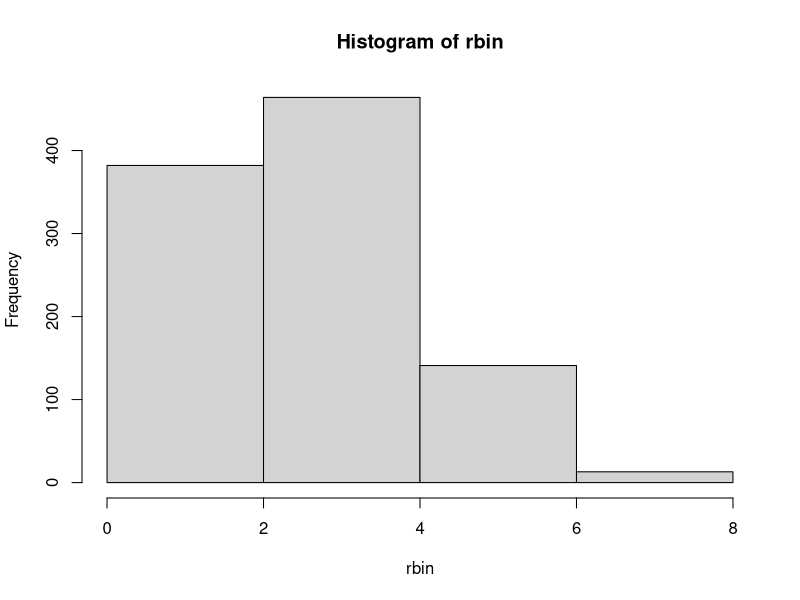
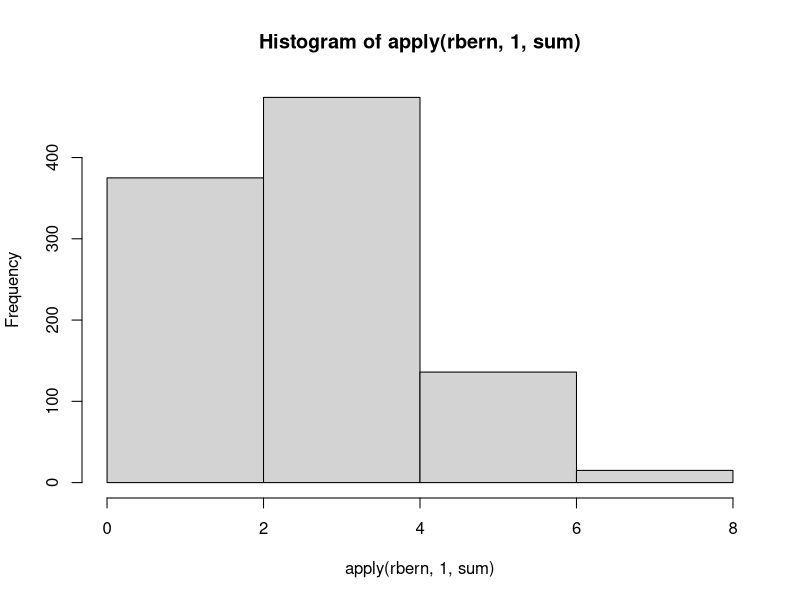
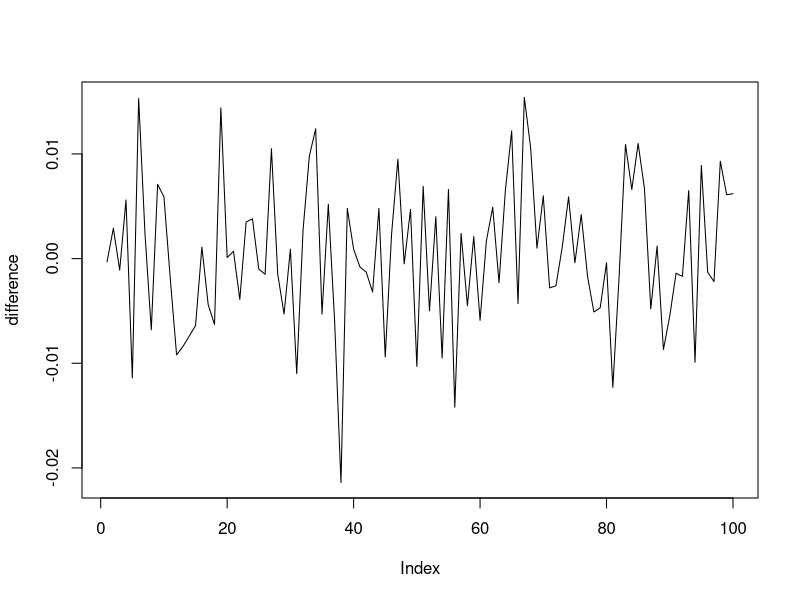

The R source for these figures, in order: (Note: this script raises an error after producing the figures.)
n <- 10
p <- 0.3
n_exp <- 1e3



rbin <- numeric(n_exp)
for (i in 1:n_exp){
  rbin[i] <- rbinom(n = 1, size = n, prob = p)
}

rbern <- matrix(0, nrow = n_exp, ncol = n)
for (i in 1:n_exp){
  rbern[i, ] <- rbinom(n = n, size = 1, prob = p)
}

hist(rbin, 5)
hist(apply(rbern, 1, sum), 5)
summary(rbin)
summary(apply(rbern, 1, sum))


difference <- numeric(100)
for (j in 1:100){
rbin <- matrix(0, nrow = n_exp, ncol = n)
for (i in 1:n_exp){
  r <- rbinom(n = 1, size = n, prob = p)
  rbin[i, sample(x = n, size = r, replace = FALSE)] <- 1
}

rbern <- matrix(0, nrow = n_exp, ncol = n)
for (i in 1:n_exp){
  rbern[i, ] <- rbinom(n = n, size = 1, prob = p)
}

difference[j] <- mean(apply(rbin, 2, sum)/ n_exp) -
  mean(apply(rbern, 2, sum)/ n_exp)
}
plot(difference, type = 'l')

# are randomDAG and random_dag similar?
test <- matrix(0, nrow = 1e3, ncol = 2)

for (i in 1:1e3){
  # u <- sample(1e6, 1)
  # set.seed(u)
  d <- randomDAG(30, 2/29)
  # set.seed(u)
  d2 <- random_dag(30, 2/29)
  test[i, 1] <- sum(d)
  test[i, 2] <- sum(d2)
}
plot(test[, 1])
plot(test[, 2])
plot(test[, 1] - test[, 2])
sum(test[, 1] < test[, 2])
sum(test[, 1] == test[, 2])
sum(test[, 1] > test[, 2])
mean(test[, 1])
mean(test[, 2])


# inverse mirror uniform
mirror_values_2 <- function(min, max){
  sample(c(-1,1), size=1, replace = T) * runif(1, min, max)
}
n <- 1e4
mirror_values <- mirror_values2 <-  numeric(n)
uniform <- numeric(n)
for (i in 1:n){
  mirror_values[i] <- inverse_mirror_uniform(runif(1), 0.3, 0.9)
  mirror_values2[i] <- mirror_values_2(0.3, 0.9)
  uniform[i] <- runif(1)
}
mirror_values <- sapply(runif(1e4), inverse_mirror_uniform, .3, .9)

hist(mirror_values)
hist(mirror_values2)
hist(uniform)
mean(mirror_values > 0)
mean(mirror_values2 > 0)
